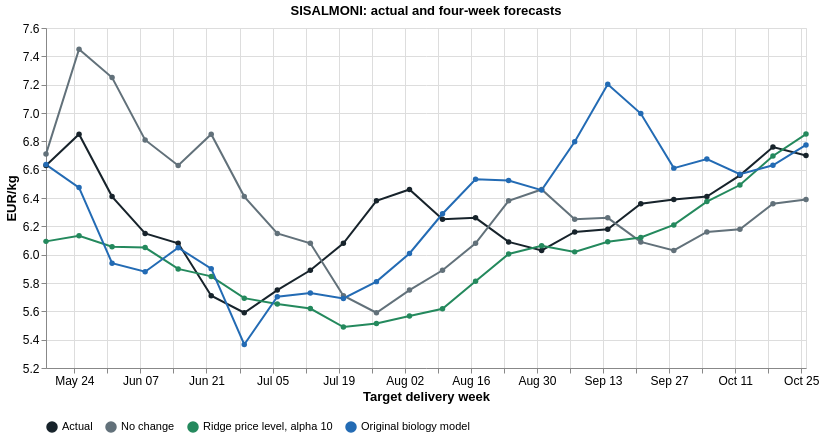

Vega-Lite specification for this chart:
### Vega-Lite specification from a JSON file in a GitHub repository (floating-point values rounded to 4 significant figures)
{"config": {"view": {"continuousWidth": 300, "continuousHeight": 300}, "axis": {"labelFontSize": 12, "titleFontSize": 13}, "font": "Arial", "legend": {"labelFontSize": 11, "orient": "bottom"}}, "data": {"values": [{"date": "2026-05-18", "week": "2026-W21", "model": "Actual", "price": 6.63}, {"date": "2026-05-25", "week": "2026-W22", "model": "Actual", "price": 6.85}, {"date": "2026-06-01", "week": "2026-W23", "model": "Actual", "price": 6.41}, {"date": "2026-06-08", "week": "2026-W24", "model": "Actual", "price": 6.15}, {"date": "2026-06-15", "week": "2026-W25", "model": "Actual", "price": 6.08}, {"date": "2026-06-22", "week": "2026-W26", "model": "Actual", "price": 5.71}, {"date": "2026-06-29", "week": "2026-W27", "model": "Actual", "price": 5.59}, {"date": "2026-07-06", "week": "2026-W28", "model": "Actual", "price": 5.75}, {"date": "2026-07-13", "week": "2026-W29", "model": "Actual", "price": 5.89}, {"date": "2026-07-20", "week": "2026-W30", "model": "Actual", "price": 6.08}, {"date": "2026-07-27", "week": "2026-W31", "model": "Actual", "price": 6.38}, {"date": "2026-08-03", "week": "2026-W32", "model": "Actual", "price": 6.46}, {"date": "2026-08-10", "week": "2026-W33", "model": "Actual", "price": 6.25}, {"date": "2026-08-17", "week": "2026-W34", "model": "Actual", "price": 6.26}, {"date": "2026-08-24", "week": "2026-W35", "model": "Actual", "price": 6.09}, {"date": "2026-08-31", "week": "2026-W36", "model": "Actual", "price": 6.03}, {"date": "2026-09-07", "week": "2026-W37", "model": "Actual", "price": 6.16}, {"date": "2026-09-14", "week": "2026-W38", "model": "Actual", "price": 6.18}, {"date": "2026-09-21", "week": "2026-W39", "model": "Actual", "price": 6.36}, {"date": "2026-09-28", "week": "2026-W40", "model": "Actual", "price": 6.39}, {"date": "2026-10-05", "week": "2026-W41", "model": "Actual", "price": 6.41}, {"date": "2026-10-12", "week": "2026-W42", "model": "Actual", "price": 6.56}, {"date": "2026-10-19", "week": "2026-W43", "model": "Actual", "price": 6.76}, {"date": "2026-10-26", "week": "2026-W44", "model": "Actual", "price": 6.7}, {"date": "2026-05-18", "week": "2026-W21", "model": "No change", "price": 6.71, "error": 0.08}, {"date": "2026-05-18", "week": "2026-W21", "model": "Ridge price level, alpha 10", "price": 6.094, "error": -0.5361}, {"date": "2026-05-18", "week": "2026-W21", "model": "Original biology model", "price": 6.636, "error": 0.005796}, {"date": "2026-05-25", "week": "2026-W22", "model": "No change", "price": 7.45, "error": 0.6}, {"date": "2026-05-25", "week": "2026-W22", "model": "Ridge price level, alpha 10", "price": 6.133, "error": -0.7169}, {"date": "2026-05-25", "week": "2026-W22", "model": "Original biology model", "price": 6.474, "error": -0.3765}, {"date": "2026-06-01", "week": "2026-W23", "model": "No change", "price": 7.25, "error": 0.84}, {"date": "2026-06-01", "week": "2026-W23", "model": "Ridge price level, alpha 10", "price": 6.056, "error": -0.3538}, {"date": "2026-06-01", "week": "2026-W23", "model": "Original biology model", "price": 5.939, "error": -0.4708}, {"date": "2026-06-08", "week": "2026-W24", "model": "No change", "price": 6.81, "error": 0.66}, {"date": "2026-06-08", "week": "2026-W24", "model": "Ridge price level, alpha 10", "price": 6.05, "error": -0.1}, {"date": "2026-06-08", "week": "2026-W24", "model": "Original biology model", "price": 5.879, "error": -0.2707}, {"date": "2026-06-15", "week": "2026-W25", "model": "No change", "price": 6.63, "error": 0.55}, {"date": "2026-06-15", "week": "2026-W25", "model": "Ridge price level, alpha 10", "price": 5.9, "error": -0.1804}, {"date": "2026-06-15", "week": "2026-W25", "model": "Original biology model", "price": 6.049, "error": -0.03063}, {"date": "2026-06-22", "week": "2026-W26", "model": "No change", "price": 6.85, "error": 1.14}, {"date": "2026-06-22", "week": "2026-W26", "model": "Ridge price level, alpha 10", "price": 5.847, "error": 0.1366}, {"date": "2026-06-22", "week": "2026-W26", "model": "Original biology model", "price": 5.901, "error": 0.1914}, {"date": "2026-06-29", "week": "2026-W27", "model": "No change", "price": 6.41, "error": 0.82}, {"date": "2026-06-29", "week": "2026-W27", "model": "Ridge price level, alpha 10", "price": 5.693, "error": 0.1031}, {"date": "2026-06-29", "week": "2026-W27", "model": "Original biology model", "price": 5.366, "error": -0.2238}, {"date": "2026-07-06", "week": "2026-W28", "model": "No change", "price": 6.15, "error": 0.4}, {"date": "2026-07-06", "week": "2026-W28", "model": "Ridge price level, alpha 10", "price": 5.651, "error": -0.09896}, {"date": "2026-07-06", "week": "2026-W28", "model": "Original biology model", "price": 5.703, "error": -0.04682}, {"date": "2026-07-13", "week": "2026-W29", "model": "No change", "price": 6.08, "error": 0.19}, {"date": "2026-07-13", "week": "2026-W29", "model": "Ridge price level, alpha 10", "price": 5.62, "error": -0.27}, {"date": "2026-07-13", "week": "2026-W29", "model": "Original biology model", "price": 5.729, "error": -0.1609}, {"date": "2026-07-20", "week": "2026-W30", "model": "No change", "price": 5.71, "error": -0.37}, {"date": "2026-07-20", "week": "2026-W30", "model": "Ridge price level, alpha 10", "price": 5.489, "error": -0.591}, {"date": "2026-07-20", "week": "2026-W30", "model": "Original biology model", "price": 5.691, "error": -0.389}, {"date": "2026-07-27", "week": "2026-W31", "model": "No change", "price": 5.59, "error": -0.79}, {"date": "2026-07-27", "week": "2026-W31", "model": "Ridge price level, alpha 10", "price": 5.514, "error": -0.8657}, {"date": "2026-07-27", "week": "2026-W31", "model": "Original biology model", "price": 5.81, "error": -0.5704}, {"date": "2026-08-03", "week": "2026-W32", "model": "No change", "price": 5.75, "error": -0.71}, {"date": "2026-08-03", "week": "2026-W32", "model": "Ridge price level, alpha 10", "price": 5.568, "error": -0.8923}, {"date": "2026-08-03", "week": "2026-W32", "model": "Original biology model", "price": 6.008, "error": -0.4516}, {"date": "2026-08-10", "week": "2026-W33", "model": "No change", "price": 5.89, "error": -0.36}, {"date": "2026-08-10", "week": "2026-W33", "model": "Ridge price level, alpha 10", "price": 5.618, "error": -0.6317}, {"date": "2026-08-10", "week": "2026-W33", "model": "Original biology model", "price": 6.289, "error": 0.03886}, {"date": "2026-08-17", "week": "2026-W34", "model": "No change", "price": 6.08, "error": -0.18}, {"date": "2026-08-17", "week": "2026-W34", "model": "Ridge price level, alpha 10", "price": 5.813, "error": -0.4472}, {"date": "2026-08-17", "week": "2026-W34", "model": "Original biology model", "price": 6.532, "error": 0.2719}, {"date": "2026-08-24", "week": "2026-W35", "model": "No change", "price": 6.38, "error": 0.29}, {"date": "2026-08-24", "week": "2026-W35", "model": "Ridge price level, alpha 10", "price": 6.005, "error": -0.08535}, {"date": "2026-08-24", "week": "2026-W35", "model": "Original biology model", "price": 6.523, "error": 0.433}, {"date": "2026-08-31", "week": "2026-W36", "model": "No change", "price": 6.46, "error": 0.43}, {"date": "2026-08-31", "week": "2026-W36", "model": "Ridge price level, alpha 10", "price": 6.063, "error": 0.03266}, {"date": "2026-08-31", "week": "2026-W36", "model": "Original biology model", "price": 6.456, "error": 0.4257}, {"date": "2026-09-07", "week": "2026-W37", "model": "No change", "price": 6.25, "error": 0.09}, {"date": "2026-09-07", "week": "2026-W37", "model": "Ridge price level, alpha 10", "price": 6.02, "error": -0.1403}, {"date": "2026-09-07", "week": "2026-W37", "model": "Original biology model", "price": 6.797, "error": 0.6366}, {"date": "2026-09-14", "week": "2026-W38", "model": "No change", "price": 6.26, "error": 0.08}, {"date": "2026-09-14", "week": "2026-W38", "model": "Ridge price level, alpha 10", "price": 6.091, "error": -0.08915}, {"date": "2026-09-14", "week": "2026-W38", "model": "Original biology model", "price": 7.203, "error": 1.023}, {"date": "2026-09-21", "week": "2026-W39", "model": "No change", "price": 6.09, "error": -0.27}, {"date": "2026-09-21", "week": "2026-W39", "model": "Ridge price level, alpha 10", "price": 6.121, "error": -0.2392}, {"date": "2026-09-21", "week": "2026-W39", "model": "Original biology model", "price": 6.996, "error": 0.6361}, {"date": "2026-09-28", "week": "2026-W40", "model": "No change", "price": 6.03, "error": -0.36}, {"date": "2026-09-28", "week": "2026-W40", "model": "Ridge price level, alpha 10", "price": 6.21, "error": -0.1799}, {"date": "2026-09-28", "week": "2026-W40", "model": "Original biology model", "price": 6.611, "error": 0.2209}, {"date": "2026-10-05", "week": "2026-W41", "model": "No change", "price": 6.16, "error": -0.25}, {"date": "2026-10-05", "week": "2026-W41", "model": "Ridge price level, alpha 10", "price": 6.375, "error": -0.03521}, {"date": "2026-10-05", "week": "2026-W41", "model": "Original biology model", "price": 6.675, "error": 0.2646}, {"date": "2026-10-12", "week": "2026-W42", "model": "No change", "price": 6.18, "error": -0.38}, {"date": "2026-10-12", "week": "2026-W42", "model": "Ridge price level, alpha 10", "price": 6.492, "error": -0.06841}, {"date": "2026-10-12", "week": "2026-W42", "model": "Original biology model", "price": 6.568, "error": 0.008106}, {"date": "2026-10-19", "week": "2026-W43", "model": "No change", "price": 6.36, "error": -0.4}, {"date": "2026-10-19", "week": "2026-W43", "model": "Ridge price level, alpha 10", "price": 6.697, "error": -0.06315}, {"date": "2026-10-19", "week": "2026-W43", "model": "Original biology model", "price": 6.631, "error": -0.1291}, {"date": "2026-10-26", "week": "2026-W44", "model": "No change", "price": 6.39, "error": -0.31}, {"date": "2026-10-26", "week": "2026-W44", "model": "Ridge price level, alpha 10", "price": 6.851, "error": 0.1513}, {"date": "2026-10-26", "week": "2026-W44", "model": "Original biology model", "price": 6.774, "error": 0.07448}]}, "mark": {"type": "line", "point": true}, "encoding": {"color": {"field": "model", "scale": {"domain": ["Actual", "No change", "Ridge price level, alpha 10", "Original biology model"], "range": ["#17232b", "#62717a", "#24895d", "#236bb4"]}, "title": null, "type": "nominal"}, "tooltip": [{"field": "week", "type": "nominal"}, {"field": "model", "type": "nominal"}, {"field": "price", "format": ".3f", "type": "quantitative"}], "x": {"field": "date", "title": "Target delivery week", "type": "temporal"}, "y": {"field": "price", "scale": {"zero": false}, "title": "EUR/kg", "type": "quantitative"}}, "height": 340, "title": "SISALMONI: actual and four-week forecasts", "width": 760, "$schema": "https://vega.github.io/schema/vega-lite/v5.20.1.json"}
